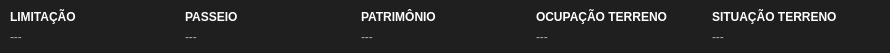
   <widget class="QWidget" name="widgetEnderecoEntregaImovel_8" native="true">
    <property name="geometry">
     <rect>
      <x>0</x>
      <y>476</y>
      <width>890</width>
      <height>53</height>
     </rect>
    </property>
    <property name="styleSheet">
     <string notr="true">background-color: #1f1f1f;
border-radius: 4px;</string>
    </property>
    <widget class="QWidget" name="horizontalLayoutWidget_28">
     <property name="geometry">
      <rect>
       <x>10</x>
       <y>6</y>
       <width>871</width>
       <height>41</height>
      </rect>
     </property>
     <layout class="QHBoxLayout" name="horizontalLayout_28" stretch="0,0,0,0,0">
      <item>
       <layout class="QVBoxLayout" name="verticalLayout_104">
        <property name="spacing">
         <number>0</number>
        </property>
        <item>
         <widget class="QLabel" name="label_103">
          <property name="sizePolicy">
           <sizepolicy hsizetype="Expanding" vsizetype="Preferred">
            <horstretch>0</horstretch>
            <verstretch>0</verstretch>
           </sizepolicy>
          </property>
          <property name="maximumSize">
           <size>
            <width>16777215</width>
            <height>16777215</height>
           </size>
          </property>
          <property name="styleSheet">
           <string notr="true">font-weight: bold;
color: white;</string>
          </property>
          <property name="text">
           <string>LIMITAÇÃO</string>
          </property>
         </widget>
        </item>
        <item>
         <widget class="QLabel" name="labelLoteBenfeitoria">
          <property name="sizePolicy">
           <sizepolicy hsizetype="Expanding" vsizetype="Preferred">
            <horstretch>0</horstretch>
            <verstretch>0</verstretch>
           </sizepolicy>
          </property>
          <property name="maximumSize">
           <size>
            <width>16777215</width>
            <height>16777215</height>
           </size>
          </property>
          <property name="styleSheet">
           <string notr="true">color: #aaa;</string>
          </property>
          <property name="text">
           <string>---</string>
          </property>
         </widget>
        </item>
       </layout>
      </item>
      <item>
       <layout class="QVBoxLayout" name="verticalLayout_105">
        <property name="spacing">
         <number>0</number>
        </property>
        <item>
         <widget class="QLabel" name="label_104">
          <property name="sizePolicy">
           <sizepolicy hsizetype="Expanding" vsizetype="Preferred">
            <horstretch>0</horstretch>
            <verstretch>0</verstretch>
           </sizepolicy>
          </property>
          <property name="maximumSize">
           <size>
            <width>16777215</width>
            <height>16777215</height>
           </size>
          </property>
          <property name="styleSheet">
           <string notr="true">font-weight: bold;
color: white;</string>
          </property>
          <property name="text">
           <string>PASSEIO</string>
          </property>
         </widget>
        </item>
        <item>
         <widget class="QLabel" name="labelLoteTipoPasseio1">
          <property name="sizePolicy">
           <sizepolicy hsizetype="Expanding" vsizetype="Preferred">
            <horstretch>0</horstretch>
            <verstretch>0</verstretch>
           </sizepolicy>
          </property>
          <property name="maximumSize">
           <size>
            <width>16777215</width>
            <height>16777215</height>
           </size>
          </property>
          <property name="styleSheet">
           <string notr="true">color: #aaa;</string>
          </property>
          <property name="text">
           <string>---</string>
          </property>
         </widget>
        </item>
       </layout>
      </item>
      <item>
       <layout class="QVBoxLayout" name="verticalLayout_106">
        <property name="spacing">
         <number>0</number>
        </property>
        <item>
         <widget class="QLabel" name="label_105">
          <property name="sizePolicy">
           <sizepolicy hsizetype="Expanding" vsizetype="Preferred">
            <horstretch>0</horstretch>
            <verstretch>0</verstretch>
           </sizepolicy>
          </property>
          <property name="maximumSize">
           <size>
            <width>16777215</width>
            <height>16777215</height>
           </size>
          </property>
          <property name="styleSheet">
           <string notr="true">font-weight: bold;
color: white;</string>
          </property>
          <property name="text">
           <string>PATRIMÔNIO</string>
          </property>
         </widget>
        </item>
        <item>
         <widget class="QLabel" name="labelPatrimonio">
          <property name="sizePolicy">
           <sizepolicy hsizetype="Expanding" vsizetype="Preferred">
            <horstretch>0</horstretch>
            <verstretch>0</verstretch>
           </sizepolicy>
          </property>
          <property name="maximumSize">
           <size>
            <width>16777215</width>
            <height>16777215</height>
           </size>
          </property>
          <property name="styleSheet">
           <string notr="true">color: #aaa;</string>
          </property>
          <property name="text">
           <string>---</string>
          </property>
         </widget>
        </item>
       </layout>
      </item>
      <item>
       <layout class="QVBoxLayout" name="verticalLayout_107">
        <property name="spacing">
         <number>0</number>
        </property>
        <item>
         <widget class="QLabel" name="label_106">
          <property name="sizePolicy">
           <sizepolicy hsizetype="Expanding" vsizetype="Preferred">
            <horstretch>0</horstretch>
            <verstretch>0</verstretch>
           </sizepolicy>
          </property>
          <property name="maximumSize">
           <size>
            <width>16777215</width>
            <height>16777215</height>
           </size>
          </property>
          <property name="styleSheet">
           <string notr="true">font-weight: bold;
color: white;</string>
          </property>
          <property name="text">
           <string>OCUPAÇÃO TERRENO</string>
          </property>
         </widget>
        </item>
        <item>
         <widget class="QLabel" name="labelOcupacao">
          <property name="sizePolicy">
           <sizepolicy hsizetype="Expanding" vsizetype="Preferred">
            <horstretch>0</horstretch>
            <verstretch>0</verstretch>
           </sizepolicy>
          </property>
          <property name="maximumSize">
           <size>
            <width>16777215</width>
            <height>16777215</height>
           </size>
          </property>
          <property name="styleSheet">
           <string notr="true">color: #aaa;</string>
          </property>
          <property name="text">
           <string>---</string>
          </property>
         </widget>
        </item>
       </layout>
      </item>
      <item>
       <layout class="QVBoxLayout" name="verticalLayout_108">
        <property name="spacing">
         <number>0</number>
        </property>
        <item>
         <widget class="QLabel" name="label_107">
          <property name="sizePolicy">
           <sizepolicy hsizetype="Expanding" vsizetype="Preferred">
            <horstretch>0</horstretch>
            <verstretch>0</verstretch>
           </sizepolicy>
          </property>
          <property name="maximumSize">
           <size>
            <width>16777215</width>
            <height>16777215</height>
           </size>
          </property>
          <property name="styleSheet">
           <string notr="true">font-weight: bold;
color: white;</string>
          </property>
          <property name="text">
           <string>SITUAÇÃO TERRENO</string>
          </property>
         </widget>
        </item>
        <item>
         <widget class="QLabel" name="labelLotePosicionamento">
          <property name="sizePolicy">
           <sizepolicy hsizetype="Expanding" vsizetype="Preferred">
            <horstretch>0</horstretch>
            <verstretch>0</verstretch>
           </sizepolicy>
          </property>
          <property name="maximumSize">
           <size>
            <width>16777215</width>
            <height>16777215</height>
           </size>
          </property>
          <property name="styleSheet">
           <string notr="true">color: #aaa;</string>
          </property>
          <property name="text">
           <string>---</string>
          </property>
         </widget>
        </item>
       </layout>
      </item>
     </layout>
    </widget>
   </widget>
